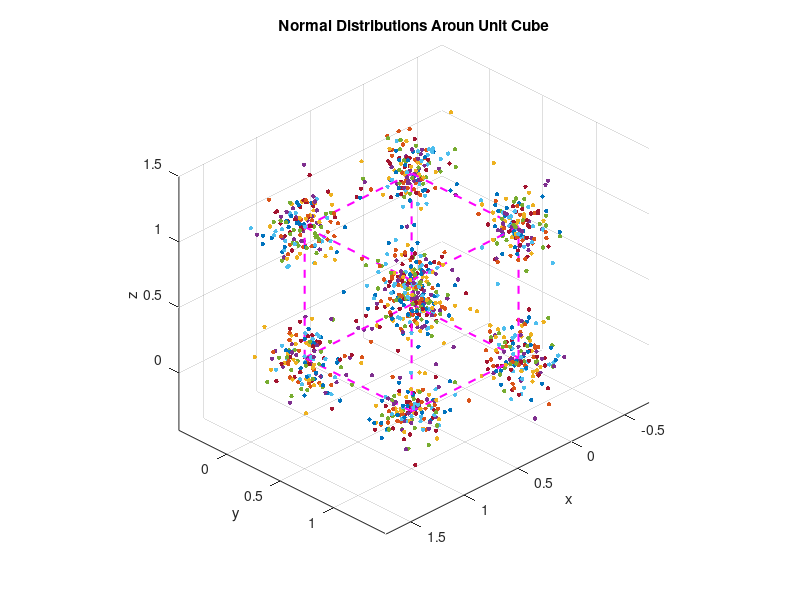

MATLAB code to generate this figure:
pointCount = 50;
standardDeviations = [0.09, 0.12, 0.15];

corners = [0 0 0; 1 0 0; 0 1 0;
           0 0 1; 1 1 0; 1 0 1;
           0 1 1; 1 1 1];

figure;  % i think we need this to erase anything left behind?
hold on; % and this is needed to keep adding stuff to the figure

for i = 1:length(standardDeviations) % there are 3
    currentStdDev = standardDeviations(i);
    if i == 1 % could use switch here, not sure about the syntax
        color = 'red';
    elseif i == 2
        color = 'blue';
    elseif i == 3
        color = 'green';
    end

    % 8 corners
    for j = 1:8
        currentCorner = corners(j, 1:3); % jth row, all the columns so 1x3
        value = currentStdDev * randn(pointCount, 3); % scalar multiplied by 50x3 matrix
        shiftedVal = currentCorner + value; % still a matrix just added the shift amount

        for k=1:pointCount
        scatter3(shiftedVal(k, 1), shiftedVal(k, 2), shiftedVal(k, 3), 10, color, 'filled'); % 10 is the size
        end
    end
end

% [startX, endX], [startY, endY], [startZ, endZ].

plot3([0, 1], [0, 0], [0, 0], '--m', 'LineWidth', 1.5);
plot3([0, 0], [0, 1], [0, 0], '--m', 'LineWidth', 1.5);
plot3([1, 1], [0, 1], [0, 0], '--m', 'LineWidth', 1.5);
plot3([0, 1], [1, 1], [0, 0], '--m', 'LineWidth', 1.5);
plot3([0, 1], [0, 0], [1, 1], '--m', 'LineWidth', 1.5);
plot3([0, 0], [0, 1], [1, 1], '--m', 'LineWidth', 1.5);
plot3([1, 1], [0, 1], [1, 1], '--m', 'LineWidth', 1.5);
plot3([0, 1], [1, 1], [1, 1], '--m', 'LineWidth', 1.5);
plot3([0, 0], [0, 0], [0, 1], '--m', 'LineWidth', 1.5);
plot3([1, 1], [0, 0], [0, 1], '--m', 'LineWidth', 1.5);
plot3([0, 0], [1, 1], [0, 1], '--m', 'LineWidth', 1.5);
plot3([1, 1], [1, 1], [0, 1], '--m', 'LineWidth', 1.5);

title('Normal Distributions Aroun Unit Cube');
xlabel('x');
ylabel('y');
zlabel('z');
grid on; % this puts a reference grid to make it easier to observe
hold off; % "good habit" think of it like closing the scanner in java
axis equal; % to make it look like a cube
view(135,30); % necessary because otherwise it looks 2D